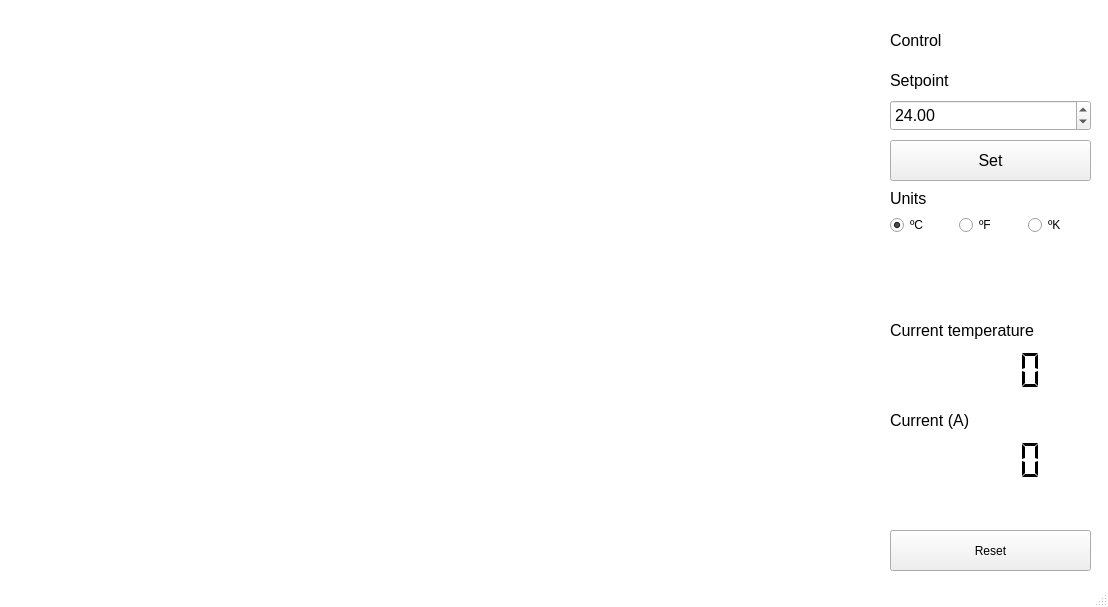
<?xml version="1.0" encoding="UTF-8"?>
<ui version="4.0">
 <class>MainWindow</class>
 <widget class="QMainWindow" name="MainWindow">
  <property name="geometry">
   <rect>
    <x>0</x>
    <y>0</y>
    <width>1108</width>
    <height>607</height>
   </rect>
  </property>
  <property name="windowTitle">
   <string>MainWindow</string>
  </property>
  <property name="styleSheet">
   <string notr="true">QMainWindow { 
background-color: white 
}</string>
  </property>
  <widget class="QWidget" name="centralwidget">
   <widget class="PlotWidget" name="PlotArea" native="true">
    <property name="geometry">
     <rect>
      <x>29</x>
      <y>10</y>
      <width>841</width>
      <height>561</height>
     </rect>
    </property>
   </widget>
   <widget class="QDoubleSpinBox" name="doubleSpinBox">
    <property name="geometry">
     <rect>
      <x>890</x>
      <y>100</y>
      <width>201</width>
      <height>31</height>
     </rect>
    </property>
    <property name="font">
     <font>
      <pointsize>12</pointsize>
     </font>
    </property>
    <property name="minimum">
     <double>5.000000000000000</double>
    </property>
    <property name="maximum">
     <double>450.000000000000000</double>
    </property>
    <property name="value">
     <double>24.000000000000000</double>
    </property>
   </widget>
   <widget class="QPushButton" name="SetPointButton">
    <property name="geometry">
     <rect>
      <x>890</x>
      <y>140</y>
      <width>201</width>
      <height>41</height>
     </rect>
    </property>
    <property name="font">
     <font>
      <pointsize>12</pointsize>
     </font>
    </property>
    <property name="text">
     <string>Set</string>
    </property>
   </widget>
   <widget class="QLabel" name="label_setpoint">
    <property name="geometry">
     <rect>
      <x>890</x>
      <y>65</y>
      <width>201</width>
      <height>31</height>
     </rect>
    </property>
    <property name="font">
     <font>
      <pointsize>12</pointsize>
     </font>
    </property>
    <property name="text">
     <string>Setpoint</string>
    </property>
   </widget>
   <widget class="QLCDNumber" name="lcdNumber_temp">
    <property name="geometry">
     <rect>
      <x>890</x>
      <y>350</y>
      <width>201</width>
      <height>41</height>
     </rect>
    </property>
    <property name="styleSheet">
     <string notr="true">QLCDNumber { 
color: black; background-color: white 
}</string>
    </property>
    <property name="frameShape">
     <enum>QFrame::NoFrame</enum>
    </property>
    <property name="smallDecimalPoint">
     <bool>false</bool>
    </property>
    <property name="segmentStyle">
     <enum>QLCDNumber::Flat</enum>
    </property>
    <property name="intValue" stdset="0">
     <number>0</number>
    </property>
   </widget>
   <widget class="QLabel" name="label_temp">
    <property name="geometry">
     <rect>
      <x>890</x>
      <y>315</y>
      <width>191</width>
      <height>31</height>
     </rect>
    </property>
    <property name="font">
     <font>
      <pointsize>12</pointsize>
     </font>
    </property>
    <property name="text">
     <string>Current temperature</string>
    </property>
   </widget>
   <widget class="QWidget" name="horizontalLayoutWidget">
    <property name="geometry">
     <rect>
      <x>890</x>
      <y>20</y>
      <width>201</width>
      <height>41</height>
     </rect>
    </property>
    <layout class="QHBoxLayout" name="TogglePlaceHolder">
     <item>
      <widget class="QLabel" name="label_3">
       <property name="font">
        <font>
         <pointsize>12</pointsize>
        </font>
       </property>
       <property name="text">
        <string>Control</string>
       </property>
      </widget>
     </item>
     <item>
      <spacer name="horizontalSpacer">
       <property name="orientation">
        <enum>Qt::Horizontal</enum>
       </property>
       <property name="sizeHint" stdset="0">
        <size>
         <width>40</width>
         <height>20</height>
        </size>
       </property>
      </spacer>
     </item>
    </layout>
   </widget>
   <widget class="QLCDNumber" name="lcdNumber_amp">
    <property name="geometry">
     <rect>
      <x>890</x>
      <y>440</y>
      <width>201</width>
      <height>41</height>
     </rect>
    </property>
    <property name="styleSheet">
     <string notr="true">QLCDNumber { 
color: black; background-color: white 
}</string>
    </property>
    <property name="frameShape">
     <enum>QFrame::NoFrame</enum>
    </property>
    <property name="smallDecimalPoint">
     <bool>false</bool>
    </property>
    <property name="digitCount">
     <number>5</number>
    </property>
    <property name="segmentStyle">
     <enum>QLCDNumber::Flat</enum>
    </property>
   </widget>
   <widget class="QLabel" name="label">
    <property name="geometry">
     <rect>
      <x>890</x>
      <y>410</y>
      <width>191</width>
      <height>21</height>
     </rect>
    </property>
    <property name="font">
     <font>
      <pointsize>12</pointsize>
     </font>
    </property>
    <property name="text">
     <string>Current (A)</string>
    </property>
   </widget>
   <widget class="QPushButton" name="ResetButton">
    <property name="geometry">
     <rect>
      <x>890</x>
      <y>530</y>
      <width>201</width>
      <height>41</height>
     </rect>
    </property>
    <property name="text">
     <string>Reset</string>
    </property>
   </widget>
   <widget class="QWidget" name="horizontalLayoutWidget_2">
    <property name="geometry">
     <rect>
      <x>890</x>
      <y>210</y>
      <width>201</width>
      <height>31</height>
     </rect>
    </property>
    <layout class="QHBoxLayout" name="horizontalLayout">
     <item>
      <widget class="QRadioButton" name="radioButton_C">
       <property name="text">
        <string>ºC</string>
       </property>
       <property name="checked">
        <bool>true</bool>
       </property>
      </widget>
     </item>
     <item>
      <widget class="QRadioButton" name="radioButton_F">
       <property name="text">
        <string>ºF</string>
       </property>
      </widget>
     </item>
     <item>
      <widget class="QRadioButton" name="radioButton_K">
       <property name="text">
        <string>ºK</string>
       </property>
      </widget>
     </item>
    </layout>
   </widget>
   <widget class="QLabel" name="label_2">
    <property name="geometry">
     <rect>
      <x>890</x>
      <y>190</y>
      <width>55</width>
      <height>16</height>
     </rect>
    </property>
    <property name="font">
     <font>
      <pointsize>12</pointsize>
     </font>
    </property>
    <property name="text">
     <string>Units</string>
    </property>
   </widget>
  </widget>
  <widget class="QStatusBar" name="statusbar"/>
 </widget>
 <customwidgets>
  <customwidget>
   <class>PlotWidget</class>
   <extends>QWidget</extends>
   <header>pyqtgraph</header>
   <container>1</container>
  </customwidget>
 </customwidgets>
 <resources/>
 <connections/>
</ui>
